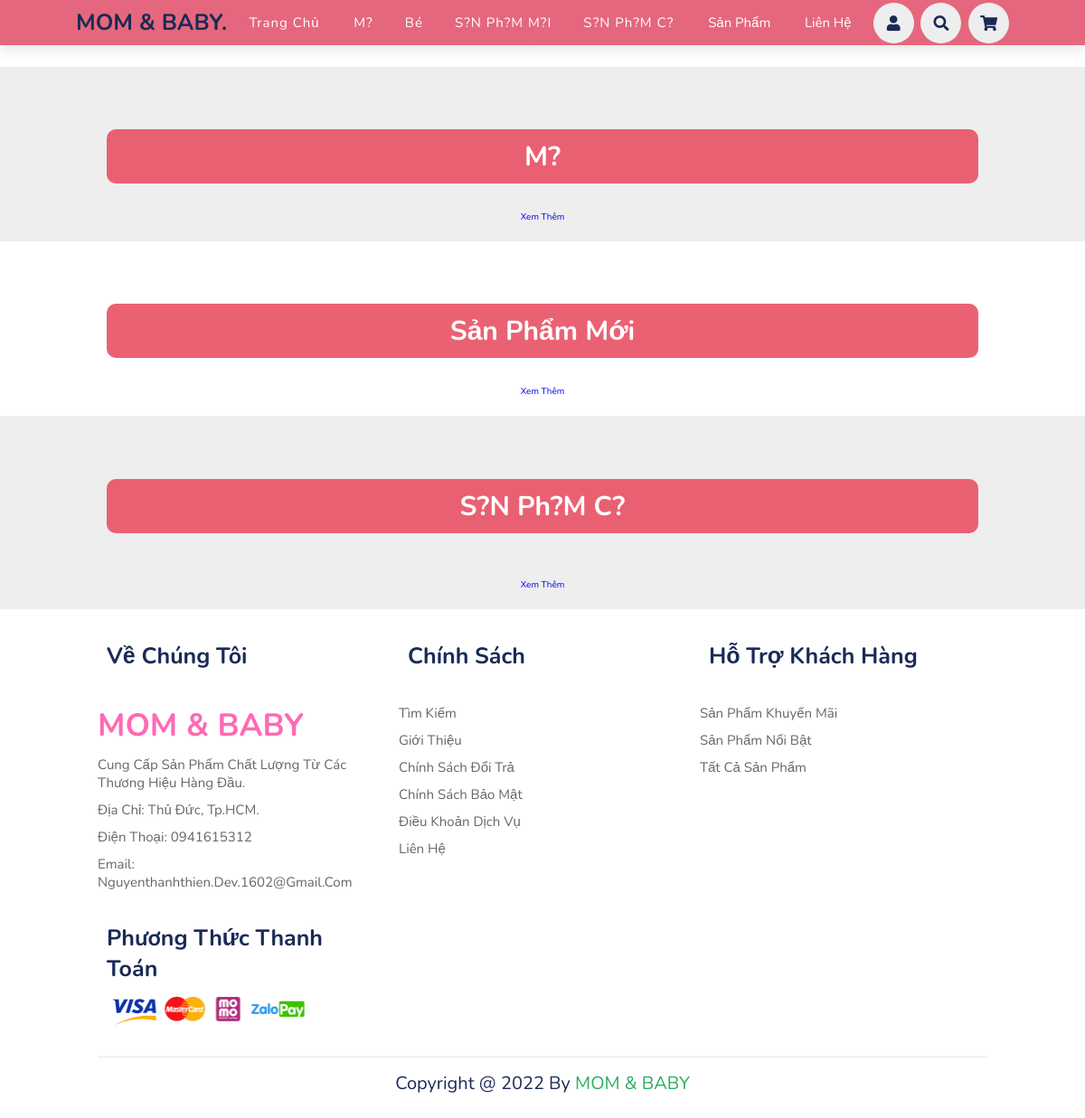
The page / on the database its author committed.
### tables this page shows
CREATE TABLE `danhmuc1` (
  `ID_danhmuc1` int(10) UNSIGNED NOT NULL,
  `tendanhmuc1` varchar(145) DEFAULT NULL,
  `sapxep` int(10) UNSIGNED DEFAULT NULL,
  `visiblemenu1` tinyint(3) UNSIGNED DEFAULT NULL,
  `keyword` varchar(145) DEFAULT NULL,
  `visible1` tinyint(3) UNSIGNED DEFAULT NULL
);

### index.php (called while the page is built, shortened)
<?php
    require ("pages/header.php");
    require ("slideshow2.php");
    require ("pages/menu.php");
    require ("pages/footer.php");
    require ("pages/loader.php");
?>

### slideshow2.php (the view, shortened to what this page needs)
<!DOCTYPE html>
<html>
<head>
	<link rel="stylesheet" type="text/css" href="engine1/style.css" />
</head>
<body style="background-color:#ffffff;margin:auto">
</body>
</html>

### pages/header.php (shortened to what this page needs)
<?php
include( "connect.php" );
?>
<!DOCTYPE html>
<html lang="en">
<head>
<link rel="stylesheet" href="https://unpkg.com/swiper/swiper-bundle.min.css" />
<link rel="stylesheet" href="https://cdnjs.cloudflare.com/ajax/libs/font-awesome/5.15.3/css/all.min.css">
<link rel="stylesheet" href="css/style.css">
<link rel="stylesheet" href="css/header.css">
<link rel="stylesheet" href="css/search.css">
<link rel="stylesheet" href="css/home.css">
<link rel="stylesheet" href="css/menu.css">
<link rel="stylesheet" href="css/footer.css">
<link rel="stylesheet" href="css/loader.css">
</head>
<body>
<header> <a href="index.php" class="logo">MOM & BABY.</a>
  <nav class="navbar" >
    <ul class="menu">
      <li><a href="index.php">Trang chủ</a> </li>
    </ul>
    <?php
    $query = 'SELECT * FROM `danhmuc1` where `visiblemenu1` = 1 ';
    $result = mysqli_query( $conn, $query );
    echo '<ul class="menu">';
    foreach ( $result as $item ) {
      echo '<li><a href="sanphamdanhmuclon/'.$item['keyword'].'" >' . $item[ 'tendanhmuc1' ] . '</a>';
      echo '</li>';
    }
    echo '</ul>';
    ?>
	  <a href="index_user_dmsanpham.php">Sản phẩm</a>
    <a href="#">Liên hệ</a>
	</nav>
  <div class="icons">
	  <?php
                if (isset($_SESSION['thanhvien']) && $_SESSION['thanhvien']){
                    echo '  <label class="session">Xin chào: '.$_SESSION['thanhvien'].'</label>
					 <a href="xylylogout.php" class="fas fa-sign-out-alt"></a>
					'; }
	  			else{ echo '<a href="dangnhap.php" class="fas fa-user"></a>';}?>
	  <i class="fas fa-search" id="search-icon"></i>
	  <a href="index_user_giohang.php" class="fas fa-shopping-cart">
		  ?></a>
	</div>
</header>

### pages/menu.php (shortened to what this page needs)
<?php
include "connect.php";
?>
<section class="menu" id="menu">
<h1 class="heading"> </h1>
	<div class="load"><a name="xemthem" href="index_user_sanpham.php?keyseo=do-dung-cho-me"> Xem thêm</a></div>
</section>
<section class="menu" id="menu">
		 <?php
              $query1 = 'SELECT * FROM `danhmuc1`  where ID_danhmuc1 =33 and visible1=1; ';
              $result1 = mysqli_query( $conn, $query1 );
              foreach ( $result1 as $item1 ) {
                ?>
<h3 class="sub-heading"> <?= $item1['tendanhmuc1'] ?></h3>
	<?php
}
?>
<h1 class="heading"> </h1>
	<div class="load"><a name="xemthem" href="index_user_sanpham.php?keyseo=do-dung-cho-me"> Xem thêm</a></div>
</section>
<section class="menu" id="menu">
<h3 class="sub-heading"> Sản Phẩm mới</h3>
<h1 class="heading"> </h1>
	<div class="load"><a name="xemthem" href="index_user_sanpham.php?keyseo=do-dung-cho-me"> Xem thêm</a></div>
</section>
<section class="menu" id="menu">
 <?php
  $query = 'SELECT tendanhmuc1 FROM `danhmuc1`
    WHERE  `ID_danhmuc1`=36
	';
  $result = mysqli_query( $conn, $query );
  foreach ( $result as $item ) {
    ?>
  <h3 class="sub-heading">
    <?= $item['tendanhmuc1'] ?>
  </h3>
  <h1 class="heading"> </h1>
  <?php
  }
  ?>
<h1 class="heading"> </h1>
<div class="load"><a name="xemthem" href="index_user_dmsanpham.php"> Xem thêm</a></div>
</section>

### css/style.css (style rules this page uses)
:root { --green:#27ae60; --black:#192a56; --light-color:#666; --box-shadow:0 .5rem 1.5rem rgba(0,0,0,.1); }
* { font-family: 'Nunito', sans-serif; margin:0; padding:0; box-sizing: border-box; text-decoration: none; outline: none; border:none; text-transform: capitalize; transition: all .2s linear; }
html { font-size: 62.5%; overflow-x: hidden; scroll-padding-top: 5.5rem; scroll-behavior: smooth; }

### css/header.css (style rules this page uses)
* { padding: 0px; margin: 0px; }
body { background-color: #ffffff; margin: auto; }
header { position: fixed; top:0; left: 0; right:0; background: #e5677d; padding: 0px; padding-left: 7%; padding-right: 7%; display: flex; align-items: center; justify-content: space-between; z-index: 1000; box-shadow: var(--box-shadow); }
header .logo { color:var(--black); font-size: 2.5rem; font-weight: bolder; }
header .navbar a { font-size: 1.7rem; border-radius: .5rem; padding:10px; padding-left: 10px; color: white; }
header .icons i, header .icons a { cursor: pointer; margin-left: .5rem; height:4.5rem; line-height: 4.5rem; width:4.5rem; text-align: center; font-size: 1.7rem; color:var(--black); border-radius: 50%; background: #eee; }
nav ul li a { display: block; padding: 30px 20px; color: #222; font-size: .9em; letter-spacing: 1px; text-decoration: none; }

### css/menu.css (style rules this page uses)
section { padding:2rem 9%; }
section:nth-child(even) { background:#eee; }
.sub-heading { text-align: center; color: #ffffff; border-radius: 10px; font-size: 5rem; background: #eb5b6ff5; padding-top: 1rem; }
.heading { text-align: center; color:var(--black); font-size: 3rem; padding-bottom: 2rem; text-transform: uppercase; }
h3 { margin: 10px; color: var(--black); font-size: 15px; }
section#menu { text-align: center; }

### pages/header.php (style rules this page uses)
nav ul { list-style: none; position: sticky; display: inline-flex; }
header .navbar a { font-size: 1.5rem; border-radius: .5rem; padding: 15px; padding-left: 20px; color: white; }

### pages/menu.php (style rules this page uses)
h3 { margin: 10px; color: var(--black); font-size: 13px; height: 60px; }
.sub-heading { text-align: center; color: #ffffff; margin-top: 5%; border-radius: 10px; font-size: 3rem; background: #eb5b6ff5; padding-top: 1rem; }

### rows shown on the page
danhmuc1: tendanhmuc1 "M?"
danhmuc1: tendanhmuc1 "Bé"
danhmuc1: tendanhmuc1 "S?n Ph?m M?i"
danhmuc1: tendanhmuc1 "S?n Ph?m C?"
